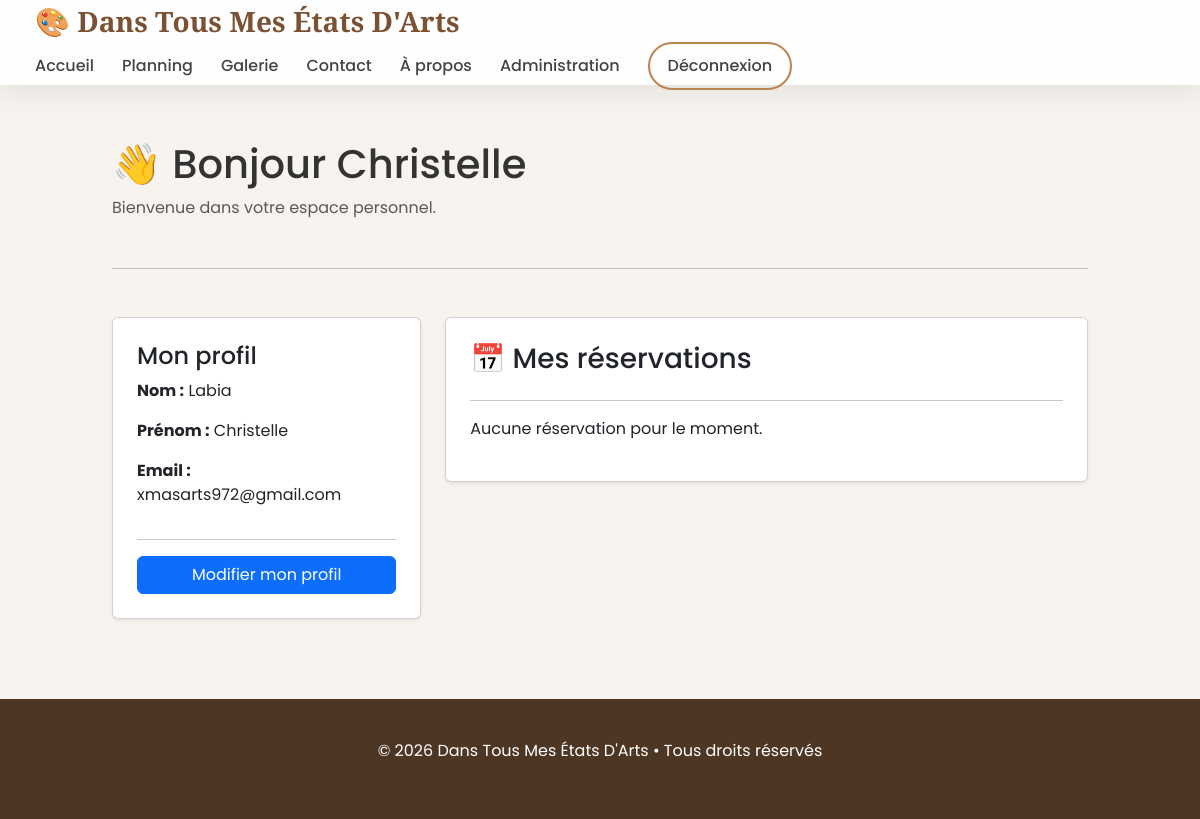
Screenshot of /mon-compte (signed in) with the database file from the repository.
### models/user.py (models this page shows)
class User(UserMixin, db.Model):
    __tablename__ = "users"
    id = db.Column(db.Integer, primary_key=True)
    nom = db.Column(db.String(100), nullable=False)
    prenom = db.Column(db.String(100), nullable=False)
    email = db.Column(db.String(150), unique=True, nullable=False)
    password = db.Column(db.String(255), nullable=False)
    role = db.Column(db.String(20), default="client")
    reservations = db.relationship(
        "Reservation",
        backref="utilisateur",
        cascade="all, delete-orphan",
        lazy=True
    )

### app.py (the view)
@app.route("/mon-compte")
@login_required
def mon_compte():
    reservations = Reservation.query.filter_by(
        user_id=current_user.id
    ).all()
    return render_template(
        "mon_compte.html",
        reservations=reservations
    )

### app.py (called while the page is built)
@login_manager.user_loader
def load_user(user_id):
    return User.query.get(int(user_id))

### templates/mon_compte.html (shortened to what this page needs)
{% extends "base.html" %}
{% block content %}
<div class="container" style="padding-top:140px;padding-bottom:80px;max-width:1000px;">
    <h1>👋 Bonjour {{ current_user.prenom }}</h1>
    <p class="text-muted">
        Bienvenue dans votre espace personnel.
    </p>
    <hr class="my-5">
    <div class="row">
        <div class="col-md-4">
            <div class="card shadow-sm p-4">
                <h4>Mon profil</h4>
                <p><strong>Nom :</strong> {{ current_user.nom }}</p>
                <p><strong>Prénom :</strong> {{ current_user.prenom }}</p>
                <p><strong>Email :</strong> {{ current_user.email }}</p>
                <hr>
<a
href="/modifier-profil"
class="btn btn-primary">
Modifier mon profil
</a>
            </div>
        </div>
        <div class="col-md-8">
            <div class="card shadow-sm p-4">
                <h3>📅 Mes réservations</h3>
                <hr>
                {% if reservations %}
                    {% for reservation in reservations %}
                        <div class="mb-4">
                            <h5>{{ reservation.atelier.titre }}</h5>
                            <p>📅 {{ reservation.atelier.date }}</p>
                            <p>🕒 {{ reservation.atelier.heure }}</p>
                            <p>🎨 {{ reservation.atelier.niveau }}</p>
                            <span class="badge bg-success">
                                Réservation confirmée
                            </span>
                        </div>
                        <hr>
                    {% endfor %}
                {% else %}
                    <p>Aucune réservation pour le moment.</p>
                {% endif %}
            </div>
        </div>
    </div>
</div>
{% endblock %}

### static/css/style.css (style rules this page uses)
* { margin:0; padding:0; box-sizing:border-box; }
html { scroll-behavior:smooth; }
body { font-family:'Poppins',sans-serif; background:#f7f3ee; color:#333; }

### rows the page displays
User: prenom "Christelle", nom "Labia", email "xmasarts972@gmail.com"
